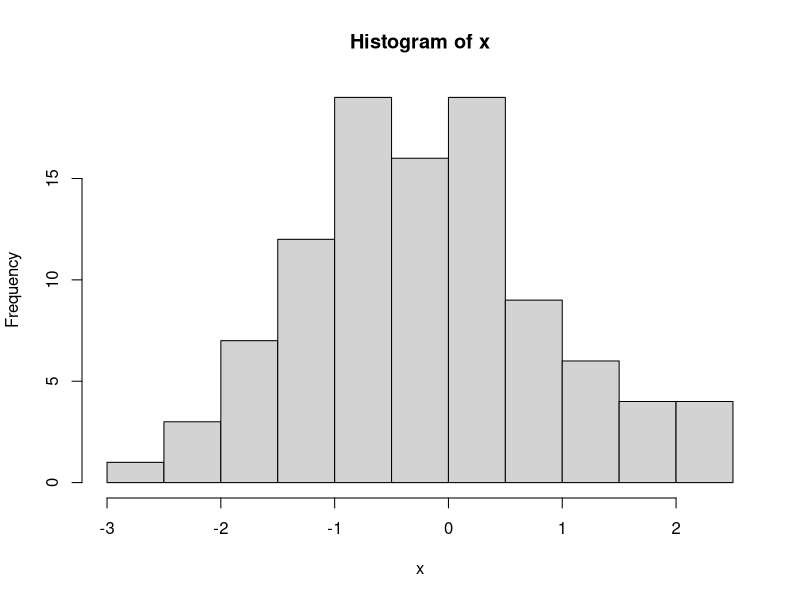
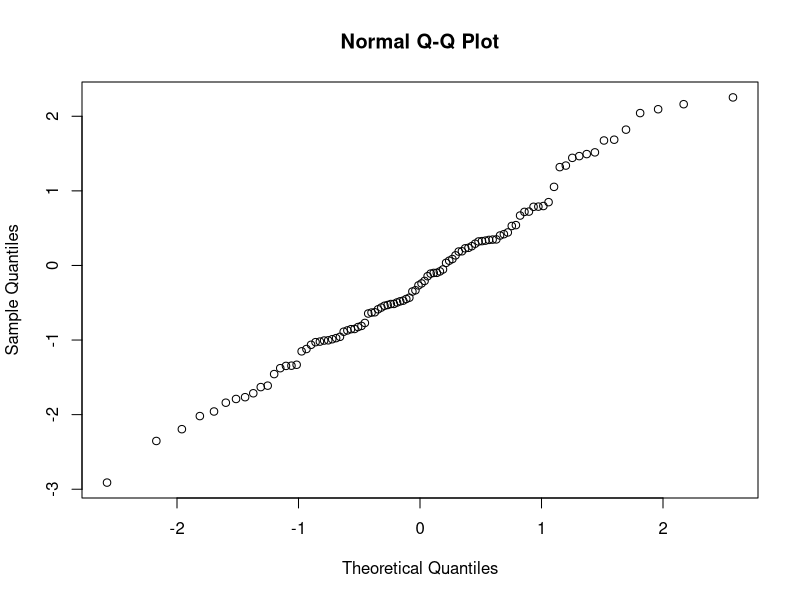

Write R code to recreate these figures, in order.
## ---- chunk 1

pnorm(-1, mean = 0, sd=1)

pnorm(1800, mean = 1500, sd=300)

pnorm((1800-1500)/300, mean = 0, sd=1)

1- pnorm(34, mean = 24, sd = 4)


## ---- chunk 2

qnorm(0.9, mean = 1500, sd=300)

qnorm(0.1, mean = 21, sd=5)


## ---- chunk 3

x<-rnorm(100)
hist(x)

qqnorm(x)

y<-rexp(100)
median(y)
## ---- chunk 4
1- pnorm(50, mean = 45, sd=3.2)

pnorm(50, mean = 45, sd=3.2, lower.tail = FALSE)

qnorm(0.2, 77, 5)


